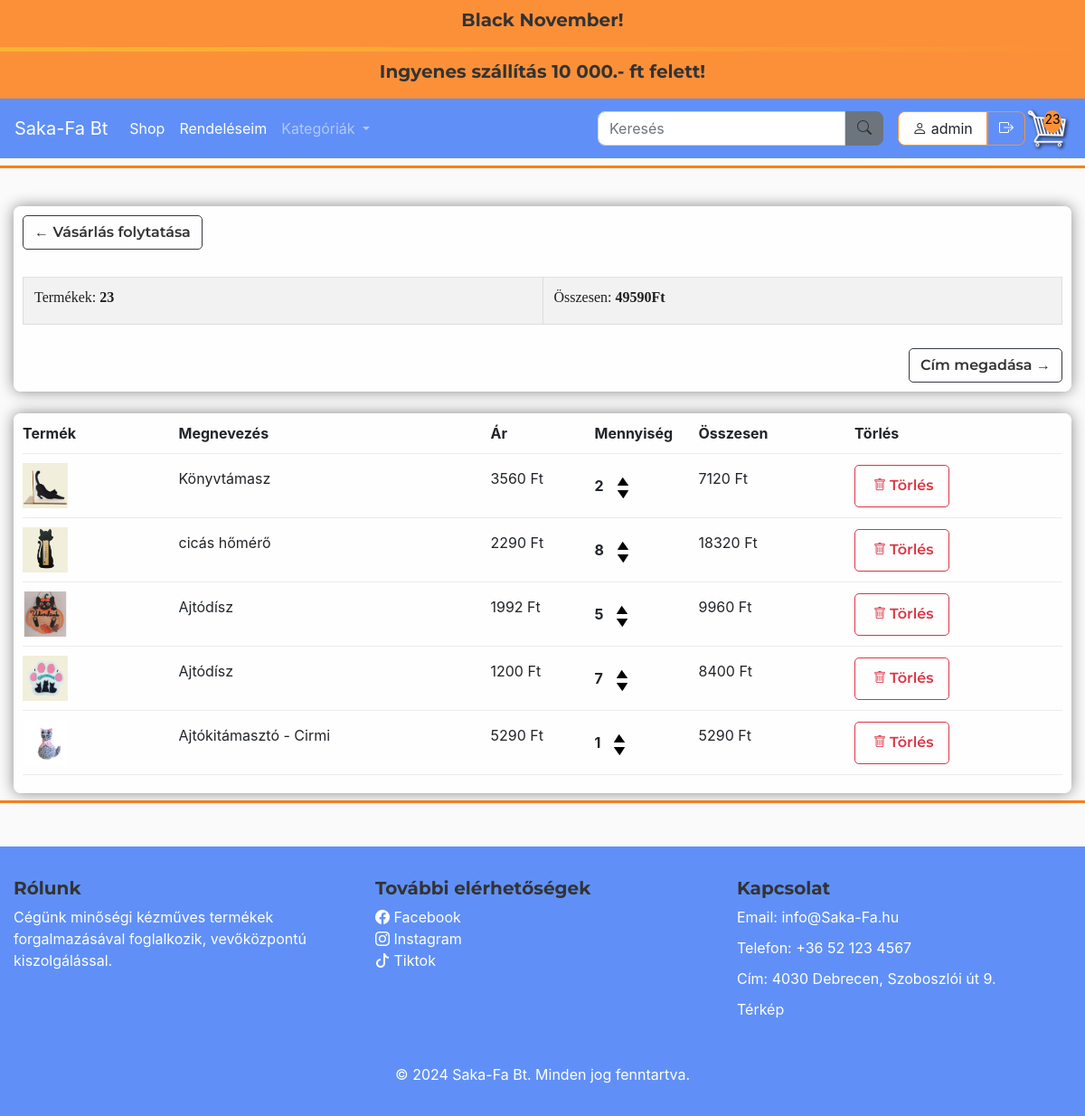
The app's page /cart/ (signed in) with its own data.
### store/models.py (models this page shows, shortened)
class TopBarText(models.Model):
    title = models.CharField(max_length=100, verbose_name="Cím")
    content = models.TextField(verbose_name="Szöveg")
    updated_at = models.DateTimeField(auto_now=True, verbose_name="Utolsó frissítés")

class Order(models.Model):
    customer = models.ForeignKey(Customer, on_delete=models.SET_NULL, null=True, blank=True, verbose_name="Vásárló")
    date_order = models.DateTimeField(auto_now_add=True, verbose_name="Rendelés dátuma")
    complete = models.BooleanField(default=False, verbose_name="Befejezett")
    transaction_id = models.CharField(max_length=100, null=True, verbose_name="Tranzakció azonosító")
    discount_percentage = models.FloatField(default=0)
    shipping_cost = models.FloatField(default=500)  # Szállítási díj, alapértelmezett értékkel
    class Meta:
        verbose_name = "Rendelés"
        verbose_name_plural = "Rendelések"
    @property
    def get_cart_total(self):
        orderitems = self.orderitem_set.all()
        total = sum([item.get_total for item in orderitems])
        discount_amount = (self.discount_percentage / 100) * total
        total_after_discount = Decimal(total - discount_amount)
        shipping_cost = Decimal(self.shipping_cost)
        return total_after_discount + shipping_cost  # Kedvezménnyel csökkentett összeg + szállítási költség
    @property
    def get_cart_items(self):
        orderitems = self.orderitem_set.all()
        total = sum([item.quantity for item in orderitems])
        return total

class OrderItem(models.Model):
    product = models.ForeignKey(Product, on_delete=models.SET_NULL, null=True)
    order = models.ForeignKey(Order, on_delete=models.SET_NULL, null=True)
    quantity = models.IntegerField(default=0, null=True, blank=True)
    date_added = models.DateTimeField(auto_now_add=True)
    class Meta:
        verbose_name = "Rendelési tétel"
        verbose_name_plural = "Rendelési tételek"
    @property
    def get_total(self):
        if self.product and self.product.discounted_price is not None:
            return self.product.discounted_price * self.quantity  # Az akciós ár használata
        return self.product.price * self.quantity  # Ha nincs akciós ár, az alapár használata

class Product(models.Model):
    CATEGORY_CHOICES = [
        ('option1', 'FÁBÓL KÉSZÜLT'),
        ('option2', 'KÖTÖTT-HORGOLT'),
        ('option3', 'PÖTTYÖSCICA'),
        ('option4', 'TEXTIL'),
    ]
    name = models.CharField(max_length=200)
    price = models.FloatField()
    discount_percentage = models.FloatField(default=0)  # Kedvezmény százalék mező
    image = models.ImageField(null=True, blank=True)
    description = models.TextField(blank=True)
    category = models.CharField(max_length=10, choices=CATEGORY_CHOICES, default='option1')
    class Meta:
        verbose_name = "Termék"
        verbose_name_plural = "Termékek"
    @property
    def imageURL(self):
        try:
            url = self.image.url
        except:
            url = ''
        return url
    @property
    def discounted_price(self):
        if self.discount_percentage > 0:
            discount_amount = (self.discount_percentage / 100) * self.price
            return round(self.price - discount_amount, 2)
        return self.price

### store/views.py (the view)
# urls.py: path('cart/', views.cart, name="cart"),
def cart(request):
    data = cartData(request)
    context = {'items': data['items'], 'order': data['order'], 'cartItems': data['cartItems']}
    return render(request, 'store/cart.html', context)

### store/context_processors.py (called while the page is built)
def topbar_texts(request):
    return {
        'topbar_texts': TopBarText.objects.all()
    }

### store/templates/store/cart.html
{% extends 'store/main.html' %}
{% load static %}
{% block content %}
<div class="row">
    <div class="col-lg-12">
        <div class="box-element ">
            <a class="btn btn-outline-dark btn-top-left"  href="{% url 'store' %}">&#x2190; Vásárlás folytatása</a>
            <table class="table"><br><br>
                <tr>
                    <th><h5>Termékek: <strong>{{order.get_cart_items}}</strong></h5></th>
                    <th><h5>Összesen: <strong>{{order.get_cart_total|floatformat:0}}Ft</strong></h5></th>
                </tr>
            </table><br><br>
            <a class="btn btn-outline-dark btn-bottom-right" href="{% url 'checkout' %}">Cím megadása &#x2192;</a>
        </div><br>
        <div class="box-element">
            <div class="cart-row">
                <div style="flex-basis: 15%"><strong>Termék</strong></div>
                <div style="flex-basis: 30%"><strong>Megnevezés</strong></div>
                <div style="flex-basis: 10%"><strong>Ár</strong></div>
                <div style="flex-basis: 10%"><strong>Mennyiség</strong></div>
                <div style="flex-basis: 15%"><strong>Összesen</strong></div>
                <div style="flex-basis: 20%"><strong>Törlés</strong></div>
            </div>
            {% for item in items %}
            <div class="cart-row" data-product="{{ item.product.id }}">
                <div style="flex-basis: 15%">
                    <a href="{% url 'product_detail' item.product.id %}">
                        <img class="row-image" src="{{ item.product.imageURL }}">
                    </a>
                </div>
                <div style="flex-basis: 30%"><p>{{ item.product.name }}</p></div>
                <div style="flex-basis: 10%"><p>{{ item.product.discounted_price|floatformat:0 }} Ft</p></div>
                <div style="flex-basis: 10%; display: flex; justify-content: flex-start; align-items: center;">
                    <div style="display: inline-flex; align-items: center; gap: 5px;">
                        <p class="quantity" style="margin: 0;">{{ item.quantity }}</p>
                        <div class="quantity">
                            <img data-product="{{ item.product.id }}" data-action="add" class="chg-quantity update-cart" src="{% static 'images/arrow-up.png' %}">
                            <img data-product="{{ item.product.id }}" data-action="remove" class="chg-quantity update-cart" src="{% static 'images/arrow-down.png' %}">
                        </div>
                    </div>
                </div>
                <div style="flex-basis: 15%"><p>{{ item.get_total|floatformat:0 }} Ft</p></div>
                <div style="flex-basis: 20%">
                    <button class="delete-btn btn btn-outline-danger btn-delete" data-action="delete">
                        <p class="bi bi-trash"></p>
                        <span id="delete-text">Törlés</span>
                    </button>
                </div>
            </div>
            {% endfor %}
        </div>
    </div>
</div>
{% endblock content %}

### store/templates/store/main.html (shortened to what this page needs)
<!DOCTYPE html>
{% load static %}
<html lang="hu">
<head>
    <link href="https://cdnjs.cloudflare.com/ajax/libs/bootstrap-icons/1.10.0/font/bootstrap-icons.min.css" rel="stylesheet">
    <link rel="stylesheet" href="https://cdnjs.cloudflare.com/ajax/libs/font-awesome/6.0.0-beta3/css/all.min.css">
    <link rel="stylesheet" href="https://stackpath.bootstrapcdn.com/bootstrap/4.4.1/css/bootstrap.min.css">
    <link rel="stylesheet" type="text/css" href="{% static 'css/main.css' %}">
</head>
<body>
    <div class="TopBar">
        <div class="container">
            <div class="row">
                <div class="col-12">
                    <div class="custom-banner marquee">
                        {% for text in topbar_texts %}
                            <h4>{{ text.title }}</h4>
                        {% endfor %}
                    </div>
                </div>
                <div class="animated-divider"></div>
                <div class="col-12">
                    <div class="custom-banner marquee">
                        {% for text in topbar_texts %}
                            <h4>{{ text.content }}</h4>
                        {% endfor %}
                    </div>
                </div>
            </div>
        </div>
    </div>
<nav class="navbar navbar-expand-lg navbar-dark bg-primary ">
    <a class="navbar-brand" href="{% url 'index' %}">Saka-Fa Bt</a>
    <div class="collapse navbar-collapse" id="navbarSupportedContent">
        <ul class="navbar-nav mr-auto">
            <li class="nav-item active">
                <a class="nav-link" href="{% url 'store' %}">Shop</a>
            </li>
            <li class="nav-item active">
                <a class="nav-link" href="{% url 'order_list' %}">Rendeléseim</a>
            </li>
            <li class="nav-item dropdown">
                <a class="nav-link dropdown-toggle" href="#" id="navbarDropdown" role="button" data-toggle="dropdown" aria-haspopup="true" aria-expanded="false">
                  Kategóriák
                </a>
              </li>
        </ul>
        <form class="d-flex align-items-center my-2 my-lg-0" method="GET" action="{% url 'search' %}">
            <input class="form-control mr-0" type="search" name="q" placeholder="Keresés" aria-label="Search">
            <button class="btn btn-secondary mr-2 custom-button" type="submit"><i class="bi bi-search" ></i></button>
        </form>
        <div class="form-inline my-2 my-lg-0">
            <div class="user-status" style="display: flex; align-items: center;">
                {% if user.is_authenticated %}
                <p class="user"><i class="bi bi-person"></i> </i>{{ user.username }}</p>
                    <form id="logout-form" method="POST" action="{% url 'logout' %}">
                        <button class="btn btn-outline-warning user-btn logout"><i class="bi bi-box-arrow-right"></i></button>
                    </form>
                {% else %}
                    <a href="{% url 'login' %}" class="btn btn-outline-warning user-btn login"></i>Bejelentkezés<i class="bi bi-box-arrow-in-right"></i></a>
                {% endif %}
            </div>
            {% if user.is_authenticated %}
            <div class="cart-container">
                <a href="{% url 'cart' %}" id="cart-icon-link">
                    <span id="cart-total">{{ cartItems }}</span>
                </a>
            </div>
            {% endif %}
        </div>
    </div>
</nav>
<div class="separator"></div>
<div class="container">
    <br>
    {% block content %}
    {% endblock content %}
</div>
<div class="separator"></div>
<footer class="footer  text-white mt-5 py-4">
    <div class="container">
        <div class="row">
            <div class="col-lg-4 col-md-6 mb-4">
                <h4>Rólunk</h4>
                <p>Cégünk minőségi kézműves termékek forgalmazásával foglalkozik, vevőközpontú kiszolgálással.</p>
            </div>
            <div class="col-lg-4 col-md-6 mb-4">
                <h4>További elérhetőségek</h4>
                <ul class="list-unstyled">
                    <i class="bi bi-facebook"></i>  <a href="https://www.facebook.com" target="_blank">Facebook</a>
                    <br><i class="bi bi-instagram"></i>  <a href="https://www.instagram.com" target="_blank">Instagram</a><br>
                    <i class="bi bi-tiktok"></i>  <a href="https://www.tiktok.com" target="_blank">Tiktok</a>
                </ul>
            </div>
            <div class="col-lg-4 col-md-6 mb-4">
                <h4>Kapcsolat</h4>
                <p>Email: info@Saka-Fa.hu</p>
                <p>Telefon: +36 52 123 4567</p>
                <p>Cím: 4030 Debrecen, Szoboszlói út 9.</p>
                <a href=https://maps.app.goo.gl/HWCYh1pYbSjcLcac6 target="_blank">Térkép</a>
            </div>
        </div>
        <div class="text-center mt-4">
            <p>&copy; 2024 Saka-Fa Bt. Minden jog fenntartva.</p>
        </div>
    </div>
</footer>
</body>
</html>

### static/css/main.css (style rules this page uses)
body { background-color: hsl(0, 0%, 98%); }
.TopBar { background-color: #fc9038; }
.custom-banner { padding: 10px; font-family: 'Poppins', sans-serif; text-align: center; color: #333333; }
.marquee { overflow: hidden; white-space: nowrap; box-sizing: border-box; position: relative; }
.marquee h4 { display: inline-block; animation: marquee 10s linear infinite; }
.TopBar .row { display: flex; flex-direction: column; align-items: center; }
.animated-divider { width: 100%; height: 5px; background: linear-gradient(90deg, #f7b731, #fc9038); animation: slide 2s infinite; }
.navbar { background-color: #6090f7 !important; }
.separator { height: 3px; background-color:#fd7e14; margin-top: 8px; margin-bottom: 8px; }
h1,h2,h3,h4,h5,h6 { color:hsl(0, 0%, 30%); font-family: 'Lora', serif; }
.box-element { box-shadow: hsl(0, 0%, 53%) 0 0 16px; background-color: #fff; border-radius: 8px; padding: 10px; flex-grow: 1; position: relative; z-index: 2; background: rgba(255, 255, 255, 0.8); min-height: 150px; display: flex; flex-direction: column; justify-content: space-between; }
.box-element .btn-top-left { position: absolute; top: 10px; left: 10px; }
.box-element .btn-bottom-right { position: absolute; bottom: 10px; right: 10px; }
.filter-card-description h4, h5 { font-size: 1em; font-weight: 400; color: #1E1F20; margin-bottom: 8px; }
.btn, h4, h6 { font-family: 'Montserrat', sans-serif; font-size: 1em; color: #333333; font-weight: 600; }
h4 { font-size: 1.25em; font-weight: bold; }
.cart-container { position: relative; display: inline-block; }
#cart-total { position: absolute; top: 5px; left: 20px; background-color:#fc9038; color: black; width: 20px; height: 25px; border-radius: 50%; text-align: center; line-height: 20px; font-size: 14px; font-weight: normal; }
.col-lg-4, .col-lg-6, .col-lg-8, .col-lg-12 { margin-top: 10px; }
.btn { border-radius: 5px; }
.btn-delete { color: #dc3545; display: flex; justify-content: center; align-items: center; padding: 0.5rem 1rem; }
.btn-delete p { margin: 4px; text-align: center; }
.delete-btn .bi-trash { font-size: 14px; color: #dc3545; }
#delete-text { display: inline; color: #dc3545; }
.user-btn { color: white !important; border-color: #fc9038; font-weight: 400; }
.user-status p { border-radius: 8px 0 0 8px; margin-right: 0; }
.user-status .logout { border-radius: 0 8px 8px 0; }
.custom-button { border-radius: 0 8px 8px 0; }
.form-control { border-radius: 8px 0 0 8px; width: 100%; }
.cart-row { display: flex; align-items: center; padding-bottom: 10px; margin-bottom: 10px; border-bottom: 1px solid #ececec; }
.quantity { display: inline-block; font-weight: 700; padding-right:10px; }
.chg-quantity { width: 12px; cursor: pointer; display: block; margin-top: 5px; transition:.1s; }
.user { display: inline-block; padding: 0.375rem 0.95rem; font-size: 1rem; font-weight: 400; color: #212529; background-color: #fff; border: 1px solid #fc9038; border-radius: 0px; transition: background-color 0.15s ease-in-out, border-color 0.15s ease-in-out; white-space: nowrap; overflow: hidden; text-overflow: ellipsis; margin: 5px 0px 5px 8px; border-radius: 5px; margin-right: 5px; }
table { width: 100%; border-collapse: collapse; margin-top: 20px; }
th, td { border: 1px solid #ddd; padding: 10px; text-align: left; width: 100px; height: auto; }
th { background-color: #f2f2f2; font-weight: bold; }
.row-image { width: 50px; max-width: 50px; height: 50px; object-fit: cover; }
.footer { background-color: #6090f7; color: #ffffff; padding: 40px 0; width: 100%; }
.footer a { color: #ffffff; text-decoration: none; }
.footer p, .footer ul { margin-bottom: 10px; }
.footer ul { padding-left: 0; }
.mb-4 { margin-bottom: 1.5rem; }
.container { max-width: 1200px; margin: 0 auto; }

### records on screen
TopBarText: title "Black November!", content "Ingyenes szállítás 10 000.- ft felett!"
Order: get_cart_items "23", get_cart_total "49590"
OrderItem: product.imageURL (picture), product.name "Könyvtámasz", product.discounted_price "3560", quantity "2", get_total "7120"
OrderItem: product.imageURL (picture), product.name "cicás hőmérő", product.discounted_price "2290", quantity "8", get_total "18320"
OrderItem: product.imageURL (picture), product.name "Ajtódísz", product.discounted_price "1992", quantity "5", get_total "9960"
OrderItem: product.imageURL (picture), product.name "Ajtódísz", product.discounted_price "1200", quantity "7", get_total "8400"
OrderItem: product.imageURL (picture), product.name "Ajtókitámasztó - Cirmi", product.discounted_price "5290", quantity "1", get_total "5290"

### other values on screen
{{ user.username }} "admin"
{{ cartItems }} "23"
